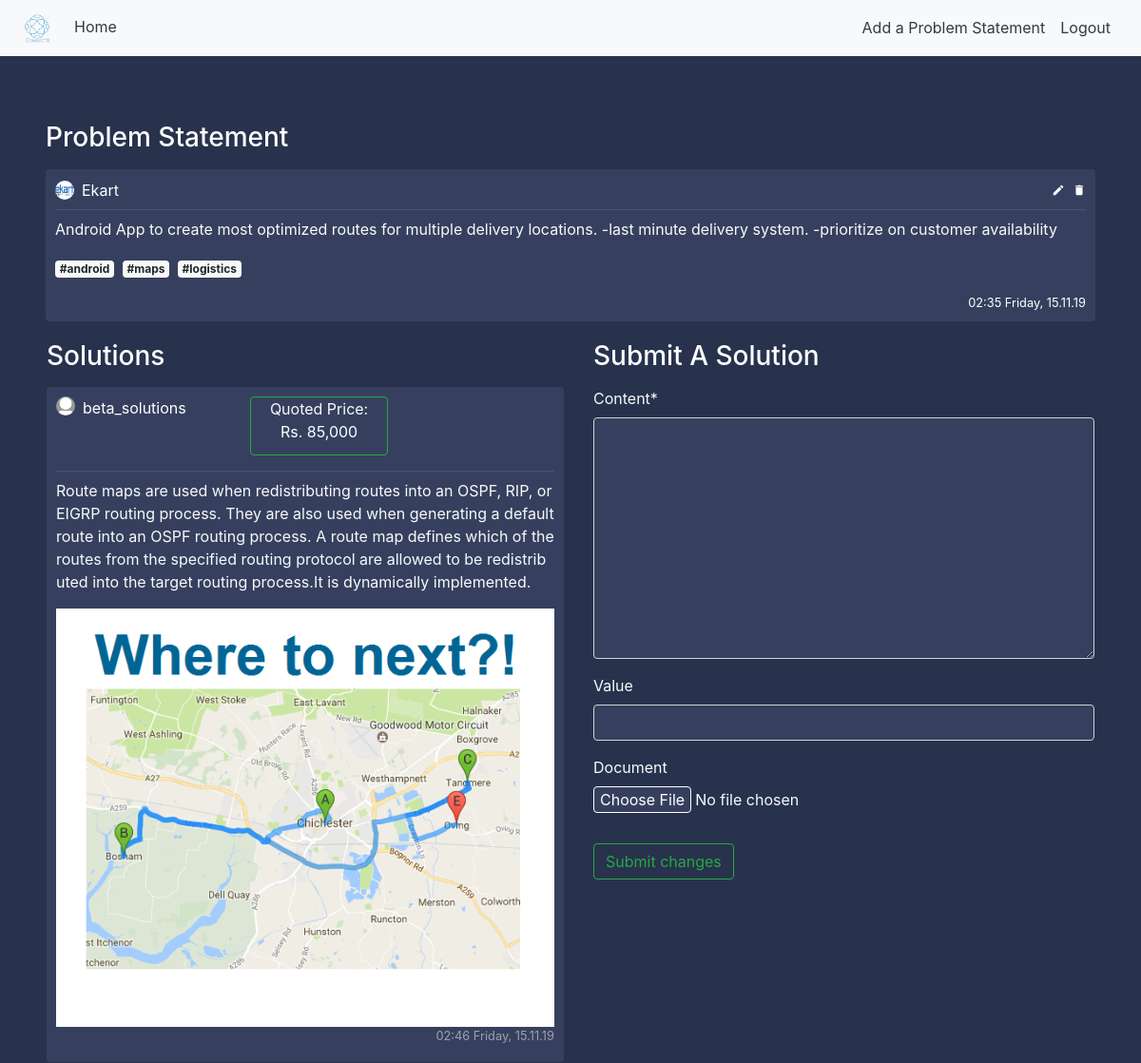
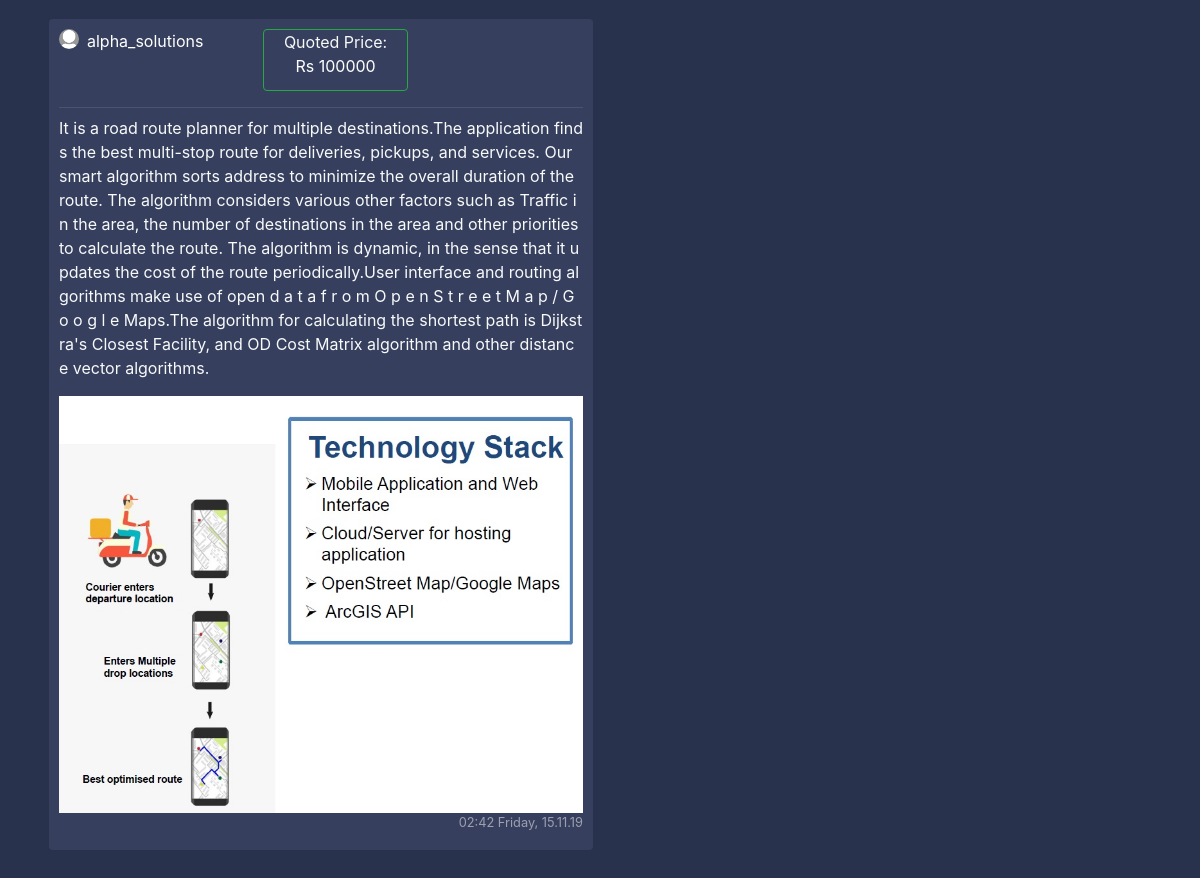
Screenshot of /post/42/ (signed in) with the database file from the repository (2 pictures, top to bottom).
### blog/models.py (models this page shows, shortened)
class Post(models.Model):
    content = models.TextField(max_length=150)
    tags = TaggableManager()
    date_posted = models.DateTimeField(default=timezone.now)
    author = models.ForeignKey(User, on_delete=models.CASCADE)

class Comment(models.Model):
    content = models.TextField(max_length=1000)
    value=models.CharField(max_length=10,blank=True)
    document = models.ImageField(upload_to='problems',blank=True,null=True)
    tags=TaggableManager()
    date_posted = models.DateTimeField(default=timezone.now)
    author = models.ForeignKey(User, on_delete=models.CASCADE)
    post_connected = models.ForeignKey(Post, on_delete=models.CASCADE)

### users/models.py (models this page shows, shortened)
class Profile(models.Model):
    user = models.OneToOneField(User, on_delete=models.CASCADE)
    company=models.CharField(max_length=20, blank=True)
    domain = models.CharField(max_length=20, blank=True)
    image = models.ImageField(default='default.jpg', upload_to='profile_pics')

### blog/views.py (the view)
# urls.py: path('post/<int:pk>/', PostDetailView.as_view(), name='post-detail'),
class PostDetailView(DetailView):
    model = Post
    template_name = 'blog/post_detail.html'
    context_object_name = 'post'
    def get_context_data(self, **kwargs):
        data = super().get_context_data(**kwargs)
        comments_connected = Comment.objects.filter(post_connected=self.get_object()).order_by('-date_posted')
        data['comments'] = comments_connected
        data['form'] = NewCommentForm(instance=self.request.user)
        return data
    def post(self, request, *args, **kwargs):
        new_comment = Comment(content=request.POST.get('content'),value=request.POST.get('value'),document=request.FILES.get('document'),
                              author=self.request.user,
                              post_connected=self.get_object())
        new_comment.save()
        return self.get(self, request, *args, **kwargs)

### blog/forms.py
class NewCommentForm(forms.ModelForm):
    class Meta:
        model = Comment
        fields = ['content','value','document','tags']

### blog/templates/blog/post_detail.html (shortened to what this page needs)
{% extends "blog/basetest1.html" %}
{% load crispy_forms_tags %}
{% block content %}
<div class="p-5">
    <h3 class="white-important mb-3">
        Problem Statement
    </h3>
   <article class="media content-section">
        <div style="width: 100%; word-break: break-all;">
            <div class="pb-2 row m-0" style="width: 100%; margin-right: 0 !important;">
               <div
                       style="padding-left: 0px !important;"
                       class="col-8 no-padding d-flex align-items-center">
                   <img
                       class="rounded-circle mr-2"
                       style="width: 20px; height: 20px;"
                       src="{{ post.author.profile.image.url }}">
                   <a class="mr-2 white-important" href="{% url 'user-posts' post.author %}">
                       {{ post.author }}
                   </a>
               </div>
               <div class="col-4 d-flex flex-row-reverse no-padding align-items-center"
                    style="padding-right: 0 !important;">
                   {% if post.author == user %}
                        <a class="material-icons ml-2"
                           style="font-size: 14px"
                                href="{% url 'post-delete' post.id %}">delete</a>
                        <a class="material-icons ml-2"
                           style="font-size: 14px"
                                href="{% url 'post-update' post.id %}">edit</a>
                    {%  endif %}
               </div>
           </div>
            <div
                    class="mb-2"
                    style="width: 100%; height: 1px; background-color: rgba(255, 255, 255, 0.1)"></div>
            <a style="color: rgba(255, 255, 255, 0.5) !important;">
                <p class="text-light">
                    {{ post.content }}
                </p>
                <p>
                  {% for tag in post.tags.all %}
                  <a href="#" class="mr-1 badge badge-light">#{{ tag }}</a>
                   {% endfor %}
                   </p>
                <small
                    class="white-important d-flex full-width flex-row-reverse">
                    {{ post.date_posted | date:"H:i l, d.m.y" }}
                </small>
            </a>
        </div>
   </article>
    <div class="row pl-3">
        <div class="col-12 col-md-6 pl-0">
         <h3 class="white-important mb-3">
             Solutions
         </h3>
        {% for comment in comments %}
            <article class="media content-section">
                <div style="width: 100%; word-break: break-all;">
                <div class="pb-2 row m-0" style="width: 100%; margin-right: 0 !important;">
                   <div
                           style="padding-left: 0px !important;"
                           class="col-8 no-padding d-flex justify-content-between ">
                       <img
                           class="rounded-circle mr-2"
                           style="width: 20px; height: 20px;"
                           src="{{ comment.author.profile.image.url }}">
                       <a class="mr-2 flex-grow-1 white-important" href="{% url 'user-posts' comment.author.username %}">
                           {{ comment.author }}
                       </a>
                       <div class="card round-pill bg-light bg-transparent border-success mb-3 col-5 d-flex align-items-center text-light"style="width:10px;"> Quoted Price:
                           <div class="card-title text-white">
                               {{comment.value}}
                          </div>
                       </div>
               </div>
                <div
                        class="mb-2"
                        style="width: 100%; height: 1px; background-color: rgba(255, 255, 255, 0.1)"></div>
                <a style="color: rgba(255, 255, 255, 0.5) !important;">
                    <p class="text-light">
                        {{ comment.content }}
                    </p></a>
             <img src="{{ comment.document.url }}" class=" ">
                    <small
                        class="white-important d-flex full-width flex-row-reverse text-muted">
                        {{ comment.date_posted | date:"H:i l, d.m.y" }}
                    </small>
            </div>
            </div>
            </article>
        {% endfor %}
        </div>
        {% if user is not None %}
            <div class="col-12 col-md-6 pl-0 pl-md-3 pr-3">
                <h3 class="white-important mb-3">
                    Submit A Solution
                </h3>
                <form method="POST" enctype="multipart/form-data">
                    <fieldset class="form-group text-light">
                        {{ form | crispy }}
                    </fieldset>
                    <div class="form-group">
                        <button class="btn btn-outline-success" type="submit">Submit changes</button>
                    </div>
                </form>
            </div>
        {% endif %}
    </div>
    </div>
{% endblock content %}

### blog/templates/blog/basetest1.html (shortened to what this page needs)
{% load static %}
<!doctype html>
<html lang="en">
    <head>
        <link rel="stylesheet" href="https://stackpath.bootstrapcdn.com/bootstrap/4.1.3/css/bootstrap.min.css">
        <link rel="stylesheet" type="text/css" href="{% static 'blog/main.css' %}">
    </head>
  <body>
      <header class="site-header">
      <nav
              style="border-bottom: 1px solid rgba(255, 255, 255, 0.1)"
              class="navbar navbar-expand navbar-light bg-light fixed-top">
          <div class="collapse navbar-collapse" id="navbarToggle">
            <div class="navbar-nav mr-auto pl-2">
              <a class="navbar-brand" href="{% url 'blog-home' %}">
             <img src="/media/logo.png" width="30" height="30" alt="logo">
              </a>
              <a class="nav-item nav-link text-dark" href="{% url 'blog-home' %}">Home</a>
            </div>
            <div class="navbar-nav pr-2">
                {% if user.is_authenticated %}
                    <a class="nav-item nav-link text-dark" href="{% url 'post-create' %}">Add a Problem Statement</a>
                    <a class="nav-item nav-link text-dark" href="{% url 'logout' %}">Logout</a>
                {% else %}
                    <a class="nav-item nav-link text-dark" href="{% url 'login' %}">Login</a>
                    <a class="nav-item nav-link text-dark" href="{% url 'register-users' %}">Register</a>
                {% endif %}
            </div>
          </div>
      </nav>
    </header>
    <main role="examback" class="col-md-14">
      <div class="col-md-14 text-dark">
        {% block content %}{% endblock %}
      </div>
    </main>
  </body>
    </html>

### blog/static/blog/main.css (style rules this page uses)
:root { --muted-color: rgba(255, 255, 255, 0.5); }
body { background:#28324c; color: var(--muted-color); margin-top: 5rem; }
h1, h2, h3, h4, h5, h6 { color: var(--muted-color); }
.site-header .navbar-nav .nav-link { color: var(--muted-color); }
.content-section { background: #36405e; padding: 10px 10px; margin-bottom: 20px; }
.no-padding { padding: 0 !important; }
a { color: white; text-underline: none; text-decoration: none !important; }
.text-muted { color: var(--muted-color) !important; }
article { border-radius: 4px; }
.white-important { color: white; }
.full-width { width: 100% }
.form-control { background-color: #36405e !important; color: var(--muted-color) !important; box-shadow: 0 0 0 0 !important; }

### blog/templates/blog/post_detail.html (style rules this page uses)
img { max-width:100%; max-height:100%; }

### rows the page displays
Post: author.profile.image (picture), author "Ekart", content "Android App to create most optimized routes for multiple delivery locations. -last minute delivery system. -prioritize on customer availability", date_posted "02:35 Friday, 15.11.19"
Tag: name "android"
Tag: name "maps"
Tag: name "logistics"
Comment: author.profile.image (placeholder picture), author "beta_solutions", value "Rs. 85,000", content "Route maps are used when redistributing routes into an OSPF, RIP, or EIGRP routing process. They are also used when generating a default route into an OSPF routing process. A route map defines which of the routes from the specified routing protocol are allowed to be redistributed into the target routing process.It is dynamically implemented.", document (picture), date_posted "02:46 Friday, 15.11.19"
Comment: author.profile.image (placeholder picture), author "alpha_solutions", value "Rs 100000", content "It is a road route planner for multiple destinations.The application finds the best multi-stop route for deliveries, pickups, and services. Our smart algorithm sorts address to minimize the overall duration of the route. The algorithm considers various other factors such as Traffic in the area, the number of destinations in the area and other priorities to calculate the route. The algorithm is dynamic, in the sense that it updates the cost of the route periodically.User interface and routing algorithms make use of open d a t a f r o m O p e n S t r e e t M a p / G o o g l e Maps.The algorithm for calculating the shortest path is Dijkstra's Closest Facility, and OD Cost Matrix algorithm and…", document (picture), date_posted "02:42 Friday, 15.11.19"
